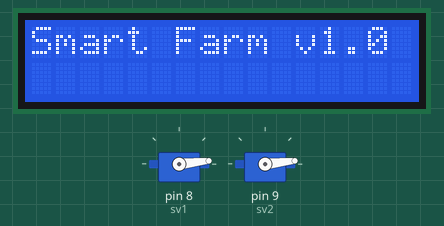
Bench run of a sketch on a simulated Arduino Uno, built with avr-gcc and run on an emulated ATmega328P. Shown: 16×2 character LCD, 2 × servo.

Above: at 0.23 s.
At 9.84 s:
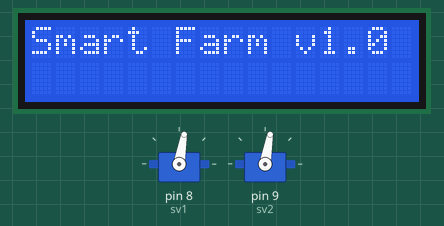
At 19.81 s:
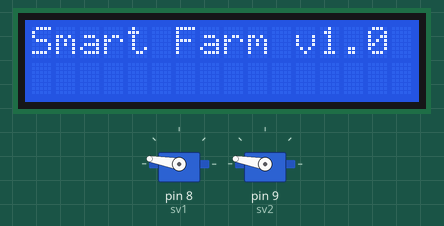
At 39.35 s:
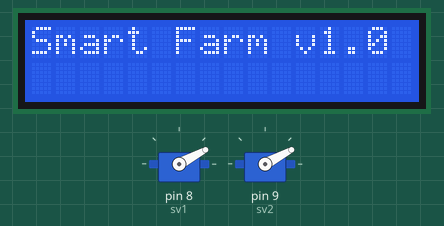
Timing chart, 0 to 40.0 s (numbered marks = the images above):
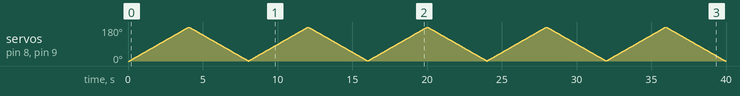

The sketch:

TestArea.ino
```cpp
#include <LiquidCrystal_I2C.h>
#include <Servo.h>

Servo sv1;
Servo sv2;
bool angleReverse = false;
int angle = 0;
LiquidCrystal_I2C lcd(0x27, 16, 2);

void setup() {
  lcd.begin();
  lcd.backlight();
  lcd.setCursor(0, 0);
  lcd.print("Smart Farm v1.0");

  sv1.attach(8);
  sv2.attach(9);
}

void loop() {
  sv1.write(angle);
  sv2.write(angle);
  delay(22);

  if(angleReverse) angle--;
  else angle++;

  if(angle == 0 || angle == 180) angleReverse = !angleReverse;
}
```
